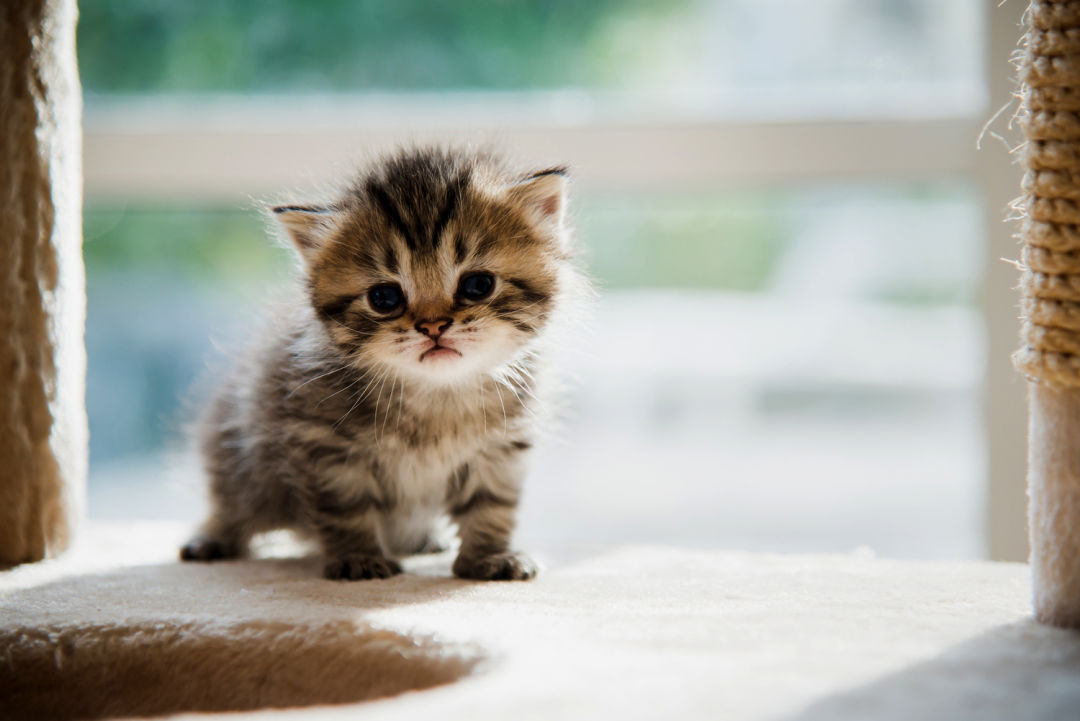
#> input picture data/photos/kitten2.jpg, 1080 x 721 px
$ python Top5OpenCVFunctions.py
#> lines starting #> are read from the running program, lines starting #| are printed output that depends on the picture; after the words box and inside, x2 and y2 are one past the last pixel; in counts of white or black regions, pixels touching at a corner belong together
import cv2 as cv
import numpy as np

kernel= np.ones((5,5),np.uint8)

path="data/photos/kitten2.jpg"

img=cv.imread(path)
#> img is the input picture: shape (721, 1080, 3); mean B, G, R 160.1, 169.2, 168.5

gray=cv.cvtColor(img,cv.COLOR_BGR2GRAY)
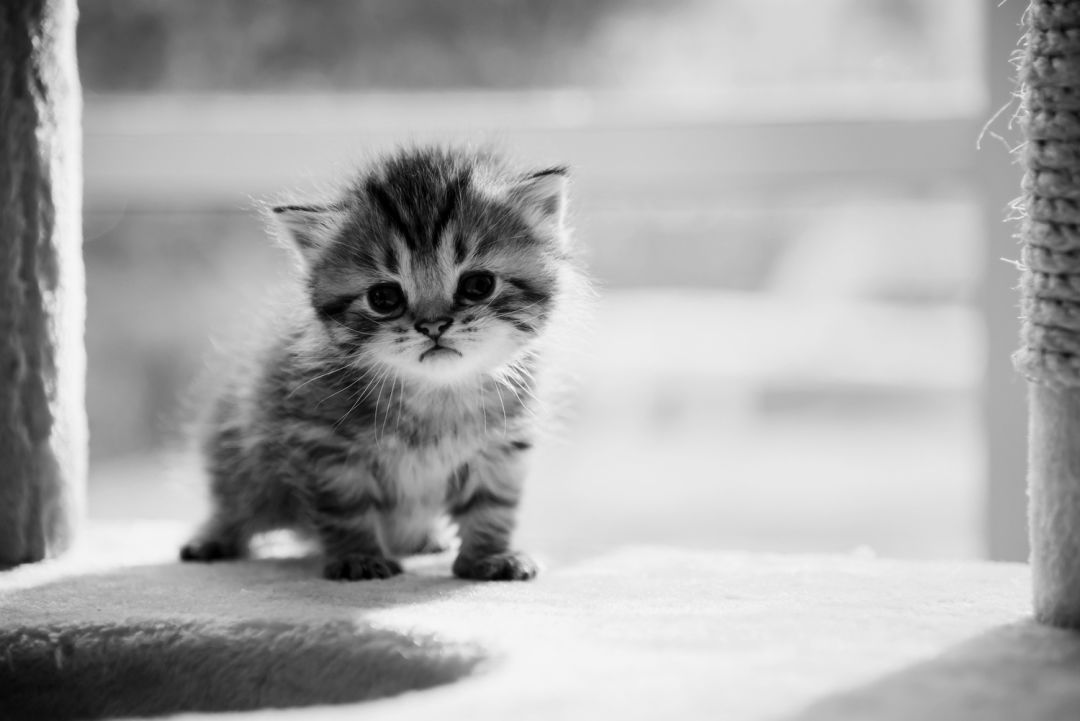
#> gray: shape (721, 1080); min 0, max 251, mean 167.9
blur=cv.GaussianBlur(gray,(7,7),0)
canny=cv.Canny(blur,100,200)
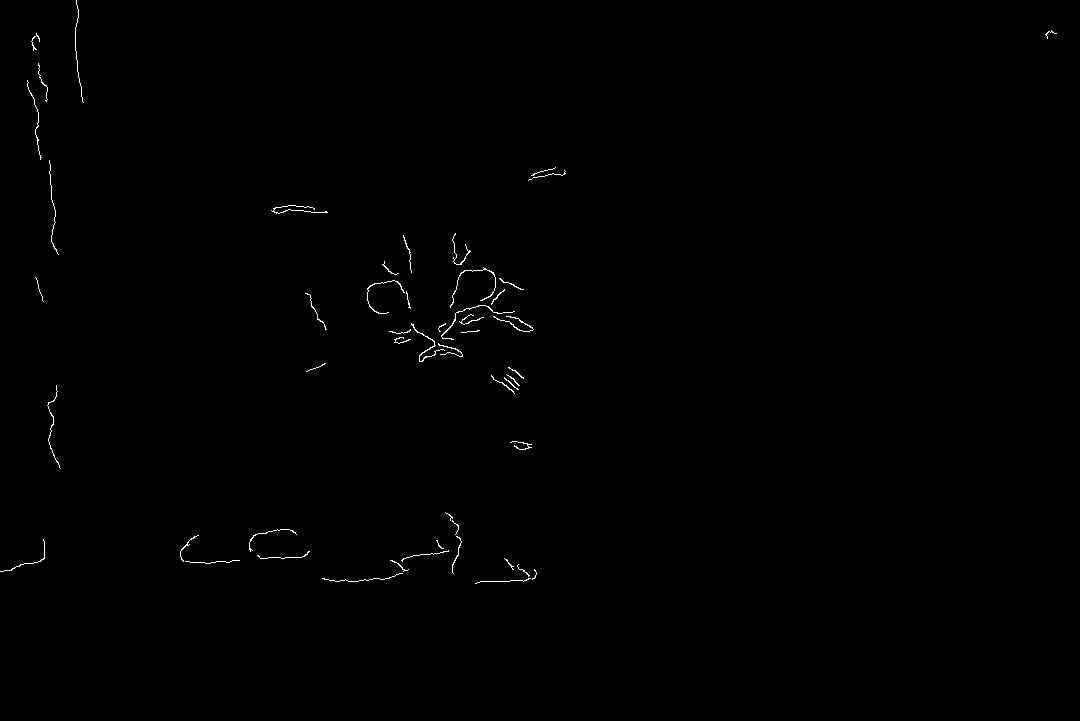
#> canny: shape (721, 1080); 0.33% white in thin lines or dots, all inside (x1, y1, x2, y2) = (0, 0, 1057, 584)
dilation=cv.dilate(canny,kernel,iterations=4)
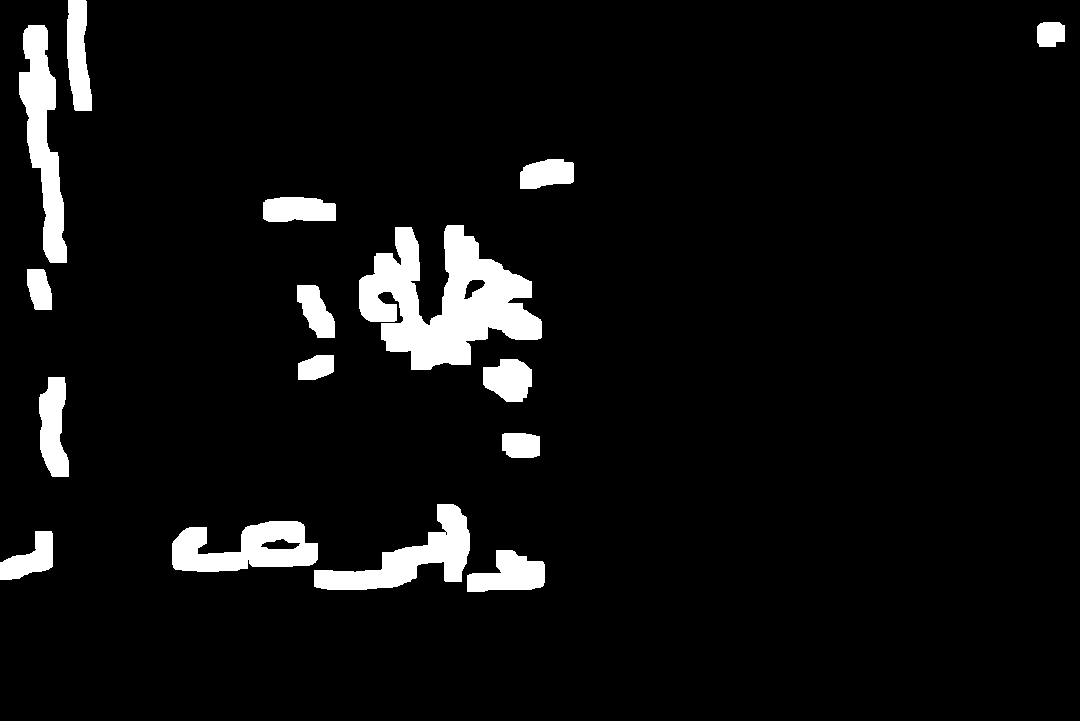
#> dilation: shape (721, 1080); 5.9% white; 16 white regions, largest, box (x1, y1, x2, y2) and area: (359, 225, 542, 370) 14232, (19, 25, 67, 263) 5504, (314, 504, 470, 590) 5066
eroded=cv.erode(dilation,kernel,iterations=2)
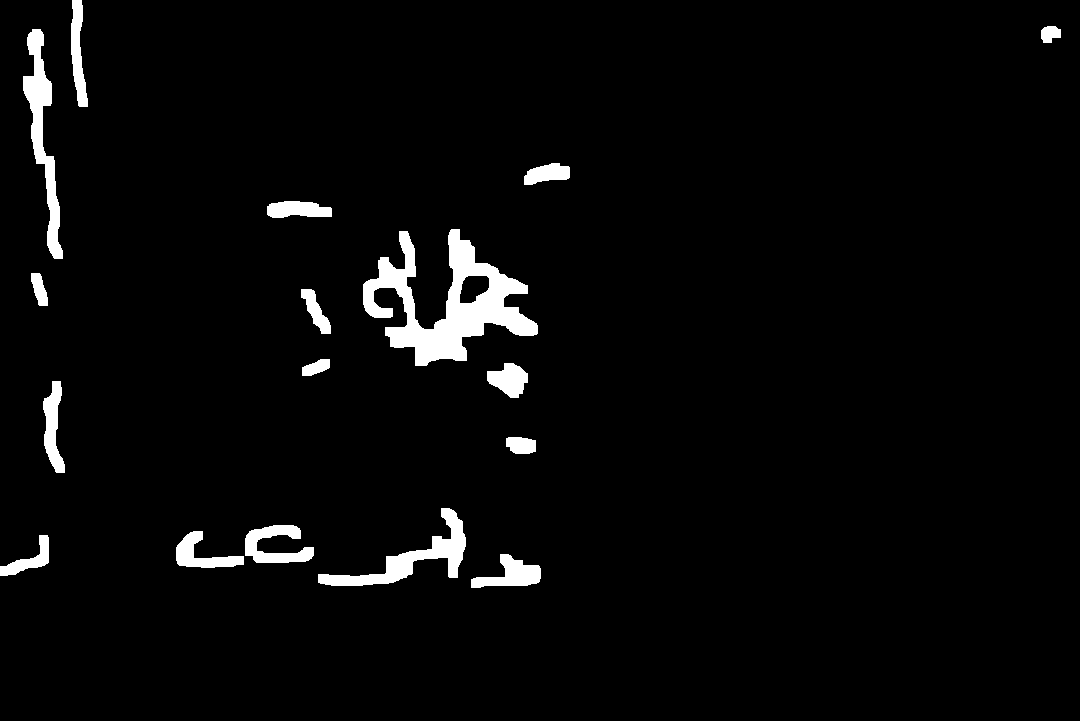
#> eroded: shape (721, 1080); 3.4% white; 17 white regions, largest, box (x1, y1, x2, y2) and area: (363, 229, 538, 366) 9312, (23, 29, 63, 259) 3072, (318, 508, 466, 586) 2914

cv.imshow("kitten",img)
cv.imshow("gray",gray)
cv.imshow("blur",blur)
cv.imshow("eroded",eroded)
cv.imshow("canny",canny)
cv.imshow("dilation",dilation)

cv.waitKey( )
cv.destroyAllWindows()

$ run again, with data/photos/kitten1.jpg copied over data/photos/kitten2.jpg
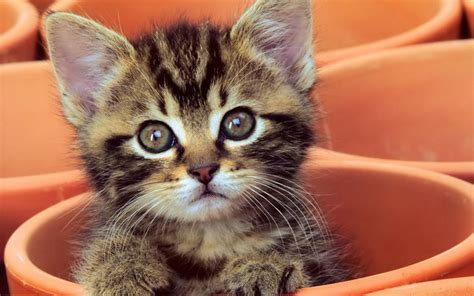
#> input picture data/photos/kitten1.jpg, 474 x 296 px
#> img is the input picture: shape (296, 474, 3); mean B, G, R 84, 109.5, 166.1
#> `canny=cv.Canny(blur,100,200)`:
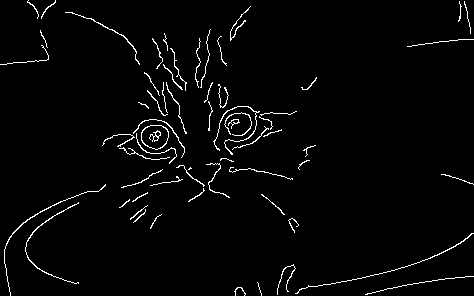
#> canny: shape (296, 474); 2.5% white in thin lines or dots
#> dilation: shape (296, 474); 35.6% white; 6 white regions, box (x1, y1, x2, y2) and area: (0, 0, 324, 296) 36947, (226, 225, 474, 296) 7731, (399, 0, 474, 55) 2108, (253, 186, 307, 241) 1600, (433, 166, 474, 193) 849, (293, 69, 325, 98) 759
#> `eroded=cv.erode(dilation,kernel,iterations=2)`:
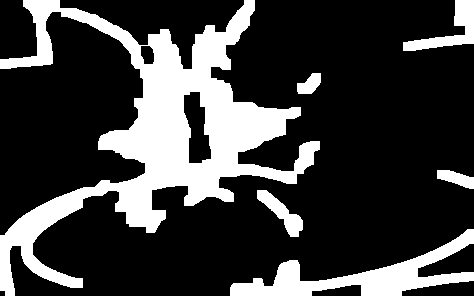
#> eroded: shape (296, 474); 24.1% white; 6 white regions, box (x1, y1, x2, y2) and area: (0, 0, 320, 296) 25891, (230, 229, 474, 296) 5087, (403, 0, 474, 51) 1280, (257, 190, 303, 237) 792, (437, 170, 474, 189) 417, (297, 73, 321, 94) 335

$ run again, with data/photos/kitten3.jpg copied over data/photos/kitten2.jpg
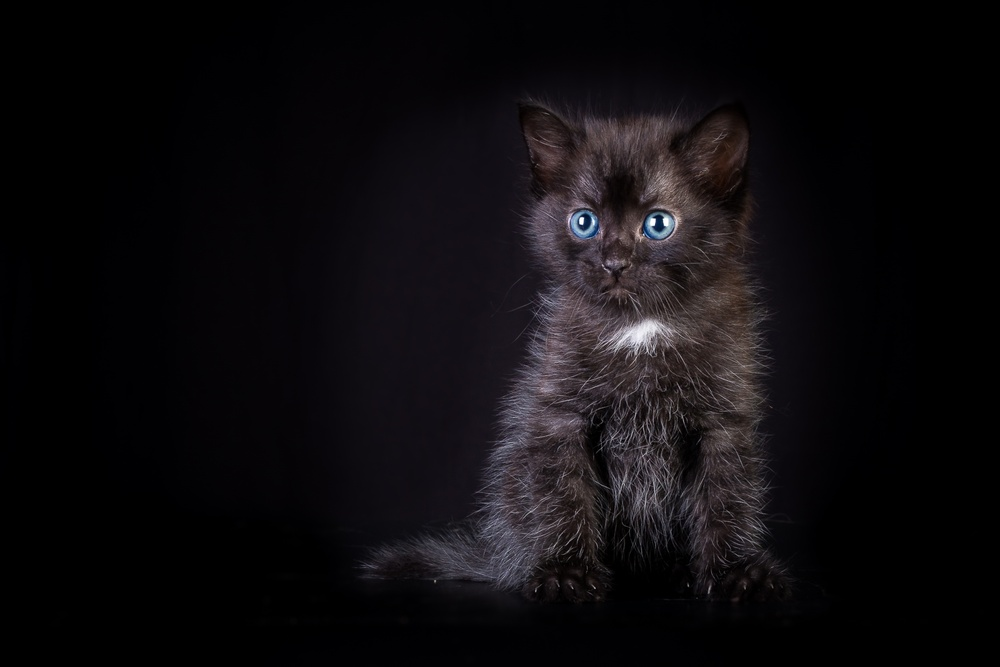
#> input picture data/photos/kitten3.jpg, 1000 x 667 px, shrunk from 2400 x 1600 before the run
#> img is the input picture: shape (667, 1000, 3); mean B, G, R 14.3, 11.9, 14.1
#> `canny=cv.Canny(blur,100,200)`:
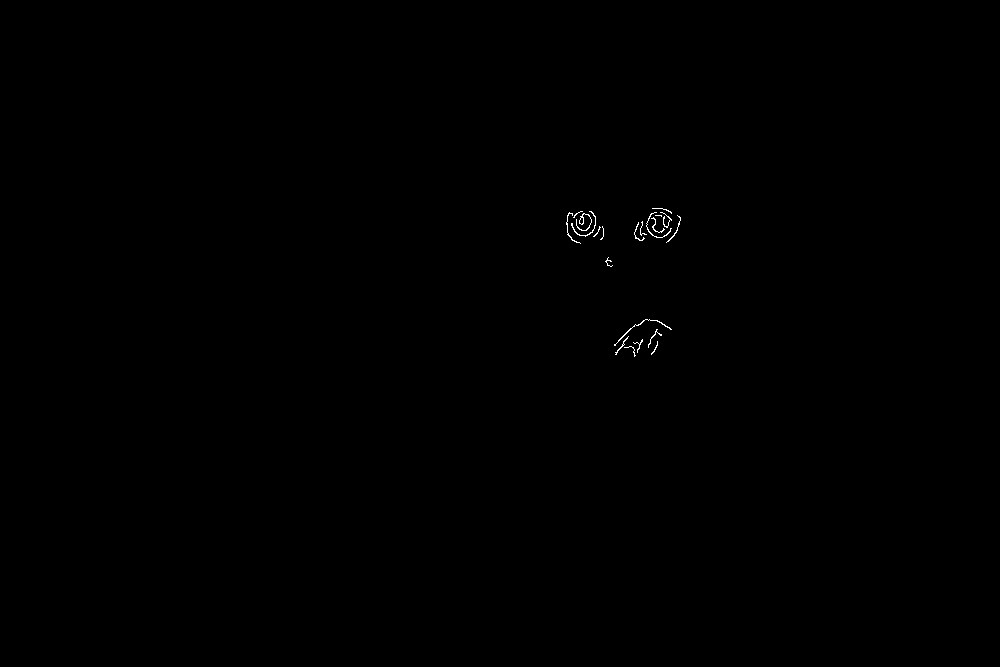
#> canny: shape (667, 1000); 0.11% white in thin lines or dots, all inside (x1, y1, x2, y2) = (566, 208, 681, 357)
#> dilation: shape (667, 1000); 1.3% white; 4 white regions, box (x1, y1, x2, y2) and area: (606, 311, 680, 365) 3074, (626, 200, 689, 251) 2675, (558, 203, 612, 252) 2312, (597, 249, 621, 275) 585
#> `eroded=cv.erode(dilation,kernel,iterations=2)`:
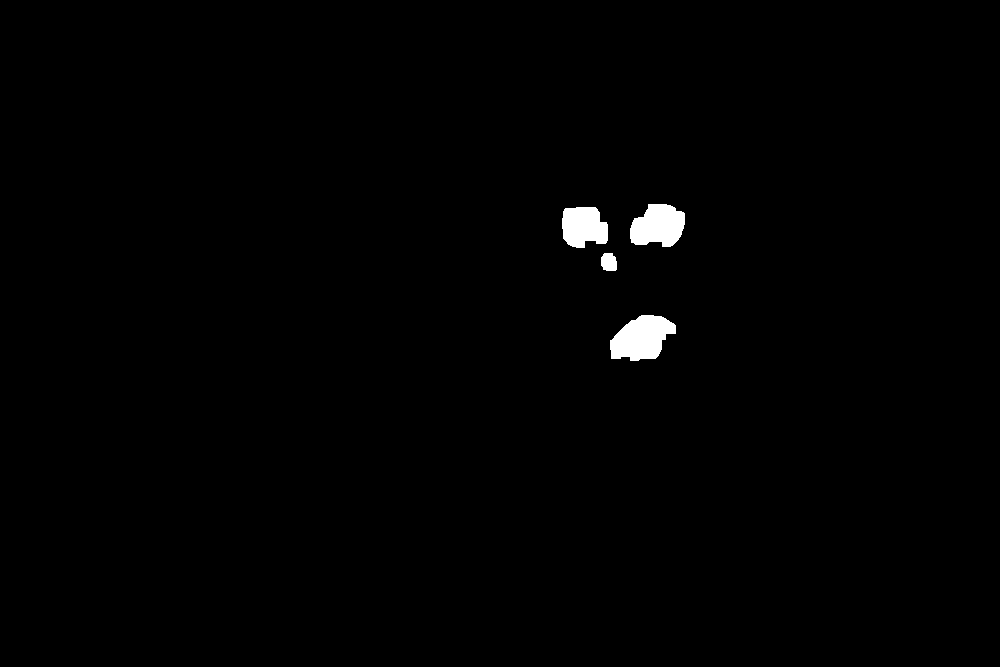
#> eroded: shape (667, 1000); 0.85% white; 4 white regions, box (x1, y1, x2, y2) and area: (610, 315, 676, 361) 2098, (630, 204, 685, 247) 1803, (562, 207, 608, 248) 1528, (601, 253, 617, 271) 249
